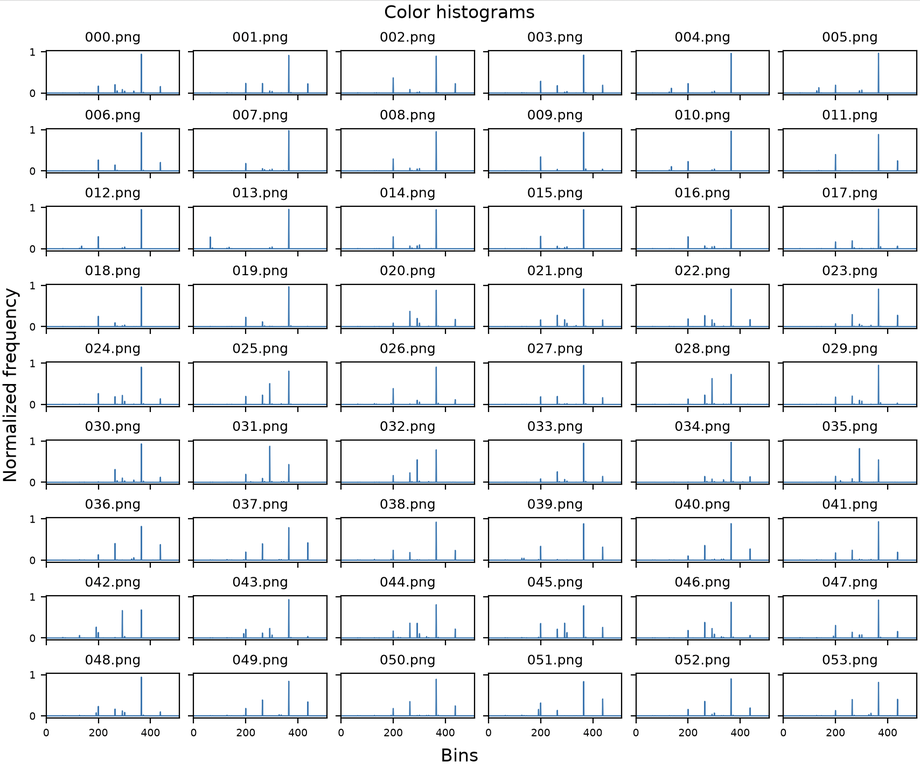
#> input picture image-1.png, 920 x 767 px, shrunk from 1708 x 1424 before the run; its folder holds only this picture in this run
$ python -i patch_features.py   (imports and definitions only)   (older library calls are emulated)
#> lines starting #> are read from the running program, lines starting #| are printed output that depends on the picture; after the words box and inside, x2 and y2 are one past the last pixel; in counts of white or black regions, pixels touching at a corner belong together
#> further down, picture is the input picture: shape (767, 920, 3); mean B, G, R 239.5, 238.3, 237
### CV/preprocessing/grayscale.py
import cv2
import numpy as np

def to_grayscale(image):
    if image.dtype != np.uint8 or image.ndim != 3 or image.shape[2] != 3 or image.size == 0:
        raise ValueError('Expected a nonempty 8-bit BGR image')

    return cv2.cvtColor(image, cv2.COLOR_BGR2GRAY)

### CV/preprocessing/gaussian_blur.py
import cv2

def apply_gaussian_blur(image, kernel_size=5):
#> called with kernel_size = 5
    if not isinstance(kernel_size, int) or kernel_size < 1 or kernel_size % 2 == 0:
        raise ValueError('Kernel size must be a positive odd integer')
    return cv2.GaussianBlur(image, (kernel_size, kernel_size), 0)

### CV/preprocessing/sobel_edge_bold.py
import cv2
import numpy as np


def apply_sobel_edge_bold(gray, strength=1.0):
#> called with strength = 1
    if gray.dtype != np.uint8 or gray.ndim != 2 or gray.size == 0:
        raise ValueError('Expected a nonempty 8-bit grayscale image')
    if not np.isfinite(strength) or not 0 <= strength <= 1:
        raise ValueError('Sobel strength must be between 0 and 1')

    gx = cv2.Sobel(gray, cv2.CV_32F, 1, 0, ksize=3, scale=0.25)
    gy = cv2.Sobel(gray, cv2.CV_32F, 0, 1, ksize=3, scale=0.25)
    edge_strength = np.clip(cv2.magnitude(gx, gy), 0, 255)
    kernel = cv2.getStructuringElement(cv2.MORPH_ELLIPSE, (5, 5))
    edge_strength = cv2.dilate(edge_strength, kernel, iterations=1)
    darkened = gray.astype(np.float32) - strength * edge_strength

    return np.rint(np.clip(darkened, 0, 255)).astype(np.uint8)
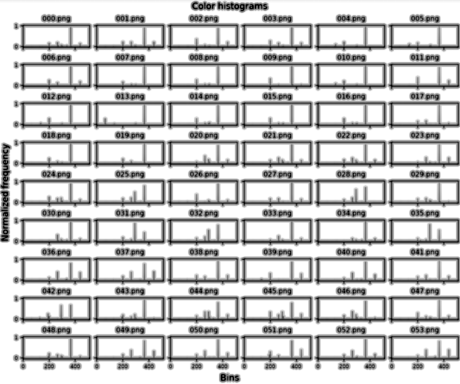
#> returned value: shape (767, 920) (shown at 1/2 size); min 0, max 255, mean 202.8

### CV/preprocessing/isodata.py
import numpy as np

def isodata_threshold(gray):
    if gray.dtype != np.uint8 or gray.ndim != 2 or gray.size == 0:
        raise ValueError("Expected a nonempty 8-bit grayscale image")

    histogram = np.bincount(gray.ravel(), minlength=256)
#> histogram = 256 values, max 317247 at index 255, min 80 at index 1, mean 2756.4
    intensities = np.arange(256)
    threshold = float(gray.mean())
#> threshold = 202.8

    for _ in range(256):
        lower = intensities <= threshold
        low_count = histogram[lower].sum()
        high_count = histogram[~lower].sum()
        if low_count == 0 or high_count == 0:
            break
        low_mean = np.dot(intensities[lower], histogram[lower]) / low_count
        high_mean = np.dot(intensities[~lower], histogram[~lower]) / high_count
        updated = float((low_mean + high_mean) / 2)
        if int(updated) == int(threshold):
            return updated
        threshold = updated
#> this loop made 4 passes
#> (low_count, high_count, low_mean, high_mean, updated, threshold) on passes 1 to 3: (271440, 434200, 126.7, 250.4, 188.6, 188.6), (246622, 459018, 119.9, 247.4, 183.6, 183.6), (236896, 468744, 117.2, 246.1, 181.6, 181.6)

    return threshold


def apply_isodata(gray, threshold_offset=0):
    if not np.isfinite(threshold_offset) or not -100 <= threshold_offset <= 100:
        raise ValueError('Threshold offset must be between -100 and 100')

    automatic_threshold = isodata_threshold(gray)
#> automatic_threshold = 181.1
    bright = gray > automatic_threshold
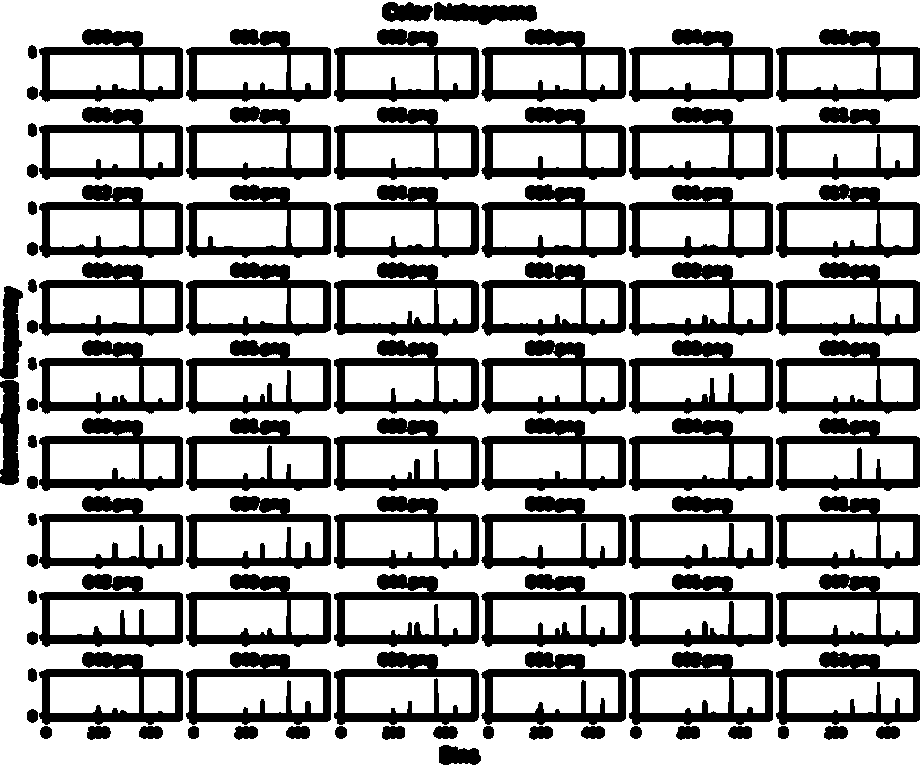
#> bright: shape (767, 920) bool; 66.8% white; 95 black regions, largest, box (x1, y1, x2, y2) and area: (629, 262, 773, 336) 4221, (629, 340, 773, 414) 4204, (629, 651, 773, 725) 4201
    border = np.concatenate((bright[0], bright[-1], bright[1:-1, 0], bright[1:-1, -1]))
    background_is_bright = np.count_nonzero(border) > border.size / 2
#> background_is_bright = True
    threshold = float(np.clip(automatic_threshold + threshold_offset, 0, 255))
#> threshold = 201.1
    bright = gray > threshold
#> bright: shape (767, 920) bool; 61.8% white; 57 black regions, largest, box (x1, y1, x2, y2) and area: (26, 651, 184, 740) 5772, (185, 651, 331, 740) 5579, (480, 651, 626, 740) 5567
    foreground = ~bright if background_is_bright else bright

    return foreground.astype(np.uint8) * 255, threshold

### CV/preprocessing/preprocessing.py
import argparse
from dataclasses import dataclass
from pathlib import Path

import cv2
import numpy as np

if __package__:
    from .inpainting import glare_threshold
    from .surrounding_color_fill import fill_surrounding_color
    from .boundary_blending import blend_glare_boundary
    from .helpers import get_image
    from .grayscale import to_grayscale
    from .sobel_edge_bold import apply_sobel_edge_bold
    from .gaussian_blur import apply_gaussian_blur
    from .isodata import apply_isodata
    from .morphological_cleanup import morphological_cleanup
    from .plate_mask import extract_plate_mask
    from .apply_mask import apply_plate_mask
    from .clahe import apply_clahe
    from .contrast import increase_contrast
else:
    from inpainting import glare_threshold
    from surrounding_color_fill import fill_surrounding_color
    from boundary_blending import blend_glare_boundary
    from helpers import get_image
    from grayscale import to_grayscale
    from sobel_edge_bold import apply_sobel_edge_bold
    from gaussian_blur import apply_gaussian_blur
    from isodata import apply_isodata
    from morphological_cleanup import morphological_cleanup
    from plate_mask import extract_plate_mask
    from apply_mask import apply_plate_mask
    from clahe import apply_clahe
    from contrast import increase_contrast


@dataclass
class PreprocessingResult:
    gray: np.ndarray
    blurred: np.ndarray
    edge_bold: np.ndarray
    threshold: float
    threshold_mask: np.ndarray
    cleaned_mask: np.ndarray
    plate_mask: np.ndarray
    plate: np.ndarray
    plate_gray: np.ndarray
    glare_mask: np.ndarray
    color_filled_plate: np.ndarray
    blended_plate: np.ndarray
    blurred_plate: np.ndarray
    clahe_plate: np.ndarray
    contrast_plate: np.ndarray
    final_plate: np.ndarray


@dataclass
class SegmentationResult:
    gray: np.ndarray
    blurred: np.ndarray
    edge_bold: np.ndarray
    threshold: float
    threshold_mask: np.ndarray
    cleaned_mask: np.ndarray
    plate_mask: np.ndarray
    plate: np.ndarray


def segment_plate(image, blur_size=5,
                  fill_holes=True, allow_border_touching=True,
                  sobel_strength=1.0, threshold_offset=20):
    """Run only through masking the original color plate."""
    if image.dtype != np.uint8 or image.ndim != 3 or image.shape[2] != 3 or image.size == 0:
        raise ValueError('Expected a nonempty 8-bit BGR image')

    gray = to_grayscale(image)
    blurred = apply_gaussian_blur(gray, blur_size)
    edge_bold = apply_sobel_edge_bold(blurred, sobel_strength)
    threshold_mask, threshold = apply_isodata(edge_bold, threshold_offset)
#> threshold = 201.1
    cleaned_mask = morphological_cleanup(threshold_mask, fill_holes=fill_holes)
    plate_mask = extract_plate_mask(cleaned_mask, fill_holes, allow_border_touching)
    plate = apply_plate_mask(image, plate_mask)
    return SegmentationResult(gray, blurred, edge_bold, threshold,
                              threshold_mask, cleaned_mask, plate_mask, plate)


def preprocess_plate(image, blur_size=5,
                     fill_holes=True, allow_border_touching=True, sobel_strength=1.0, threshold_offset=20,
                     glare_cutoff=220, surrounding_radius=5, run_glare_fill=True, blend_width=3, contrast_factor=1.5):

    segmented = segment_plate(image, blur_size, fill_holes,
                              allow_border_touching, sobel_strength, threshold_offset)
    gray, blurred, edge_bold = (segmented.gray,
                                           segmented.blurred, segmented.edge_bold)
    threshold, threshold_mask = segmented.threshold, segmented.threshold_mask
    cleaned_mask, plate_mask, plate = segmented.cleaned_mask, segmented.plate_mask, segmented.plate
    plate_gray = to_grayscale(plate)
    glare_mask = glare_threshold(plate_gray, plate_mask, glare_cutoff)
    color_filled_plate = (fill_surrounding_color(plate, glare_mask, plate_mask, surrounding_radius)
                          if run_glare_fill else plate.copy())
    blended_plate = blend_glare_boundary(plate, color_filled_plate, glare_mask, blend_width)
    blurred_plate = apply_gaussian_blur(to_grayscale(blended_plate), blur_size)
    blurred_plate[plate_mask == 0] = 0
    clahe_plate = apply_clahe(blurred_plate)
    clahe_plate[plate_mask == 0] = 0
    contrast_plate = increase_contrast(clahe_plate, contrast_factor)
    contrast_plate[plate_mask == 0] = 0
    # Retain repaired chroma so color and texture features share the same
    # fully processed input, rather than discarding LAB/HSV color information.
    color = cv2.cvtColor(blended_plate, cv2.COLOR_BGR2YCrCb)
    color[:, :, 0] = contrast_plate
    final_plate = cv2.cvtColor(color, cv2.COLOR_YCrCb2BGR)
    final_plate[plate_mask == 0] = 0

    return PreprocessingResult(gray, blurred, edge_bold, threshold, threshold_mask,
                               cleaned_mask, plate_mask, plate,
                               plate_gray, glare_mask, color_filled_plate, blended_plate,
                               blurred_plate, clahe_plate, contrast_plate, final_plate)


# [50 lines left out: function main, not called in this run]


# [2 lines that do not run on import are left out]

### CV/preprocessing/morphological_cleanup.py
import cv2
import numpy as np


def morphological_cleanup(mask, fill_holes=True):
#> called with fill_holes = True
    if mask.dtype != np.uint8 or mask.ndim != 2 or mask.size == 0:
        raise ValueError('Expected a nonempty 8-bit binary mask')
    if not np.all((mask == 0) | (mask == 255)):
        raise ValueError('Binary mask values must be 0 or 255')

    filled = mask.copy()

    if fill_holes:
        flooded = cv2.copyMakeBorder(mask, 1, 1, 1, 1, cv2.BORDER_CONSTANT, value=0)
#> flooded: shape (769, 922); 38% white; 57 white regions, largest, box (x1, y1, x2, y2) and area: (27, 652, 185, 741) 5772, (186, 652, 332, 741) 5579, (481, 652, 627, 741) 5567
        cv2.floodFill(flooded, None, (0, 0), 255)
#> flooded: shape (769, 922); 70.8% white; 172 black regions (28 under 20 px), largest, box (x1, y1, x2, y2) and area: (642, 367, 766, 402) 3851, (199, 367, 323, 402) 3846, (346, 601, 471, 635) 3747
        holes = cv2.bitwise_not(flooded[1:-1, 1:-1])
#> holes: shape (767, 920); 29.3% white; 172 white regions (28 under 20 px), largest, box (x1, y1, x2, y2) and area: (641, 366, 765, 401) 3851, (198, 366, 322, 401) 3846, (345, 600, 470, 634) 3747
        filled = cv2.bitwise_or(mask, holes)
#> filled: shape (767, 920); 67.6% white; 5 black regions (2 under 20 px), largest, box (x1, y1, x2, y2) and area: (0, 0, 920, 767) 228592, (0, 424, 4, 469) 132, (0, 388, 4, 413) 68

    kernel = cv2.getStructuringElement(cv2.MORPH_ELLIPSE, (9, 9))
    dilated = cv2.dilate(filled, kernel, iterations=1)
#> dilated: shape (767, 920); 80.7% white; 79 black regions (22 under 20 px), largest, box (x1, y1, x2, y2) and area: (0, 486, 437, 767) 23347, (0, 0, 384, 287) 23101, (458, 724, 920, 767) 14204

    return cv2.erode(dilated, kernel, iterations=1)
#> returned value: shape (767, 920); 70.9% white; 58 black regions, largest, box (x1, y1, x2, y2) and area: (0, 482, 441, 767) 28810, (0, 0, 393, 291) 27687, (401, 0, 920, 49) 17901

### CV/preprocessing/plate_mask.py
import cv2
import numpy as np


def extract_plate_mask(mask, fill_holes=True, allow_border_touching=False):
#> called with fill_holes = True, allow_border_touching = True
    count, labels, stats, _ = cv2.connectedComponentsWithStats(mask, connectivity=8)
#> count = 2; stats = [[0, 0, 920, 767, 205577], [0, 0, 920, 767, 500063]]
    border_labels = np.unique(np.concatenate((labels[0], labels[-1], labels[:, 0], labels[:, -1])))
#> border_labels = [0, 1]
    candidates = np.arange(1, count)
    if not allow_border_touching:
        candidates = np.setdiff1d(candidates, border_labels)
    if candidates.size == 0:
        return np.zeros(mask.shape, dtype=np.uint8)

    largest = candidates[np.argmax(stats[candidates, cv2.CC_STAT_AREA])]
#> largest = 1
    mask = (labels == largest).astype(np.uint8) * 255

    if fill_holes:
        flooded = cv2.copyMakeBorder(mask, 1, 1, 1, 1, cv2.BORDER_CONSTANT, value=0)
#> flooded: shape (769, 922); 70.5% white; 44 black regions, largest, box (x1, y1, x2, y2) and area: (0, 0, 922, 769) 105469, (108, 98, 237, 128) 2517, (550, 98, 679, 128) 2512
        cv2.floodFill(flooded, None, (0, 0), 255)
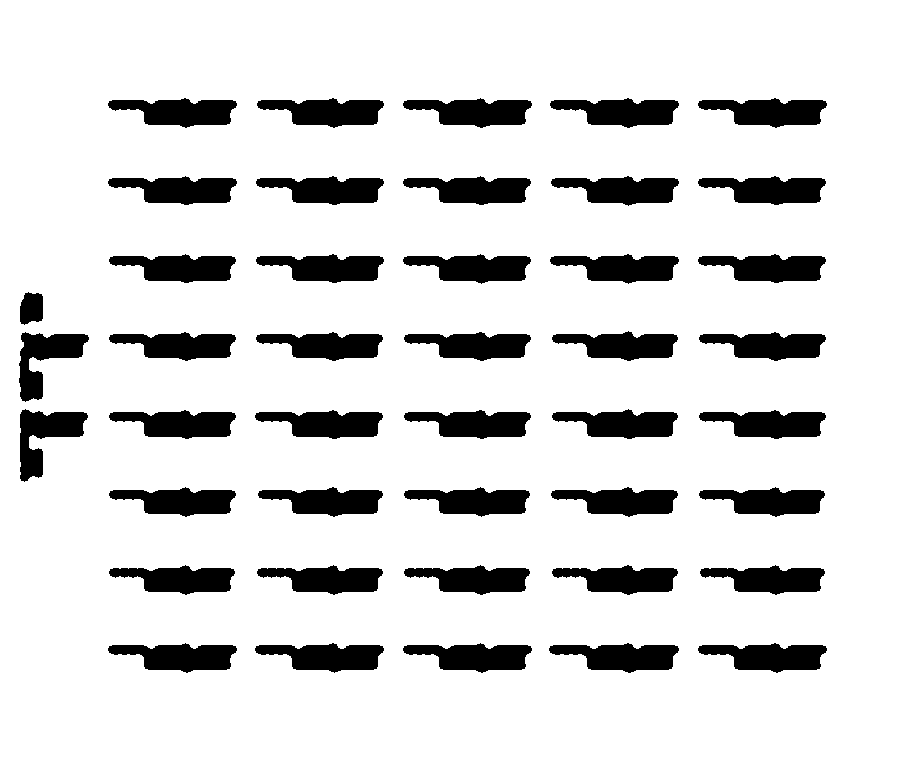
#> flooded: shape (769, 922); 85.4% white; 43 black regions, largest, box (x1, y1, x2, y2) and area: (108, 98, 237, 128) 2517, (550, 98, 679, 128) 2512, (549, 643, 679, 673) 2512
        holes = cv2.bitwise_not(flooded[1:-1, 1:-1])
#> holes: shape (767, 920); 14.7% white; 43 white regions, largest, box (x1, y1, x2, y2) and area: (107, 97, 236, 127) 2517, (549, 97, 678, 127) 2512, (548, 642, 678, 672) 2512
        mask = cv2.bitwise_or(mask, holes)

    kernel = cv2.getStructuringElement(cv2.MORPH_ELLIPSE, (3, 3))

    return cv2.erode(mask, kernel, iterations=3,
                     borderType=cv2.BORDER_CONSTANT, borderValue=0)
#> returned value: shape (767, 920); 83% white; 1 black region, box (x1, y1, x2, y2) and area: (0, 0, 920, 767) 120262

### CV/preprocessing/apply_mask.py
import cv2
import numpy as np

def apply_plate_mask(normalized_image, mask):
    if mask.dtype != np.uint8 or mask.ndim != 2 or mask.shape != normalized_image.shape[:2]:
        raise ValueError('Mask must be uint8 and match the image height and width')
    return cv2.bitwise_and(normalized_image, normalized_image, mask=mask)
#> returned value: shape (767, 920, 3)
#> in preprocess_plate, `threshold, threshold_mask = segmented.threshold, segmented.threshold_m..`: threshold = 201.1

### CV/preprocessing/inpainting.py
import cv2
import numpy as np

def glare_threshold(gray, plate_mask, threshold=220):
#> called with threshold = 220
    if gray.dtype != np.uint8 or gray.ndim != 2 or not gray.size:
        raise ValueError('Expected nonempty uint8 grayscale image')
    _validate_mask(plate_mask, gray.shape)
    if not np.isfinite(threshold) or not 0 <= threshold <= 255:
        raise ValueError('Glare threshold must be between 0 and 255')
    _, mask = cv2.threshold(gray, threshold, 255, cv2.THRESH_BINARY)
#> mask: shape (767, 920); 71.6% white; 350 black regions (54 under 20 px), largest, box (x1, y1, x2, y2) and area: (0, 0, 920, 767) 154951, (483, 595, 623, 646) 1187, (335, 595, 476, 646) 1185

    return cv2.bitwise_and(mask, plate_mask)


def _validate_mask(mask, shape):
    if mask.dtype != np.uint8 or mask.shape != shape or not np.isin(mask, [0, 255]).all():
        raise ValueError('Expected matching binary uint8 mask (0 or 255)')


# [38 lines left out: functions build_inpainting_mask, patch_based_inpainting, not called in this run]

### CV/preprocessing/surrounding_color_fill.py
import cv2
import numpy as np


def fill_surrounding_color(image, glare_mask, plate_mask, surrounding_radius=5):
#> called with surrounding_radius = 5
    if image.dtype != np.uint8 or image.ndim != 3 or image.shape[2] != 3 or not image.size:
        raise ValueError('Expected nonempty uint8 BGR image')
    for mask in (glare_mask, plate_mask):
        if mask.shape != image.shape[:2] or mask.dtype != np.uint8 or not np.isin(mask, [0, 255]).all():
            raise ValueError('Expected matching binary uint8 masks')
#> this loop made 2 passes
    if isinstance(surrounding_radius, bool) or not isinstance(surrounding_radius, int) or not 1 <= surrounding_radius <= 31:
        raise ValueError('Surrounding radius must be an integer between 1 and 31')

    selected = cv2.bitwise_and(glare_mask, plate_mask)
    count, labels, stats, _ = cv2.connectedComponentsWithStats(selected, connectivity=8)
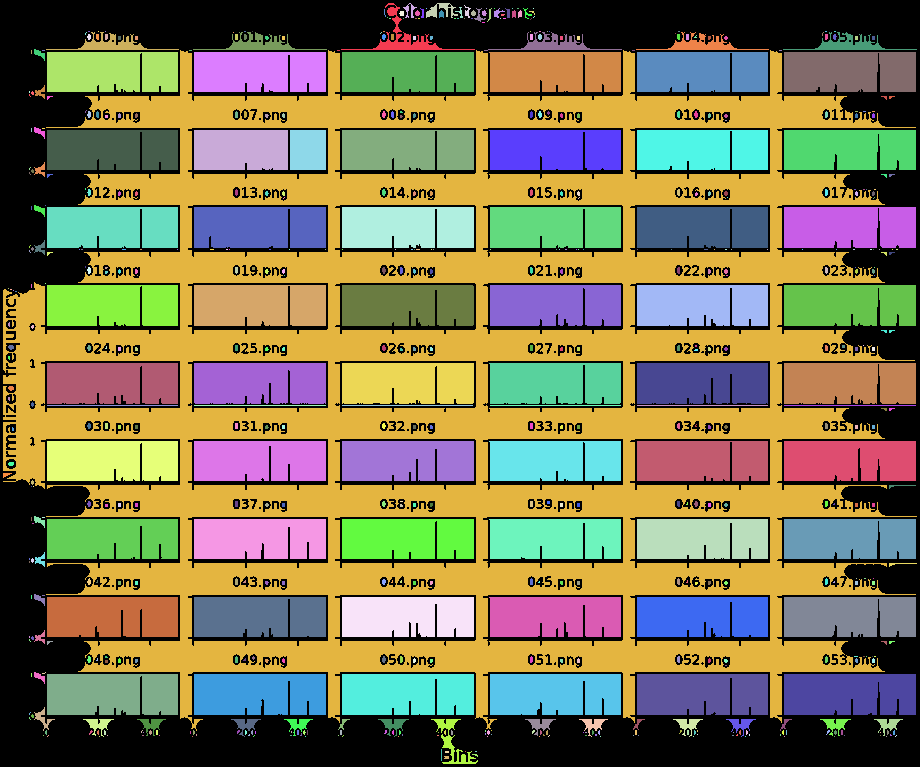
#> labels: shape (767, 920) int32; 614 distinct labels, from 0 to 613; one colour per label, 0 black
#> count = 614; stats = 614 rows, first 6: [0, 0, 920, 767, 200183], [341, 3, 134, 47, 893], [403, 3, 14, 15, 75], [426, 3, 32, 15, 211], [464, 5, 7, 13, 38], [455, 7, 8, 11, 27]
    donors = (plate_mask != 0) & (glare_mask == 0)
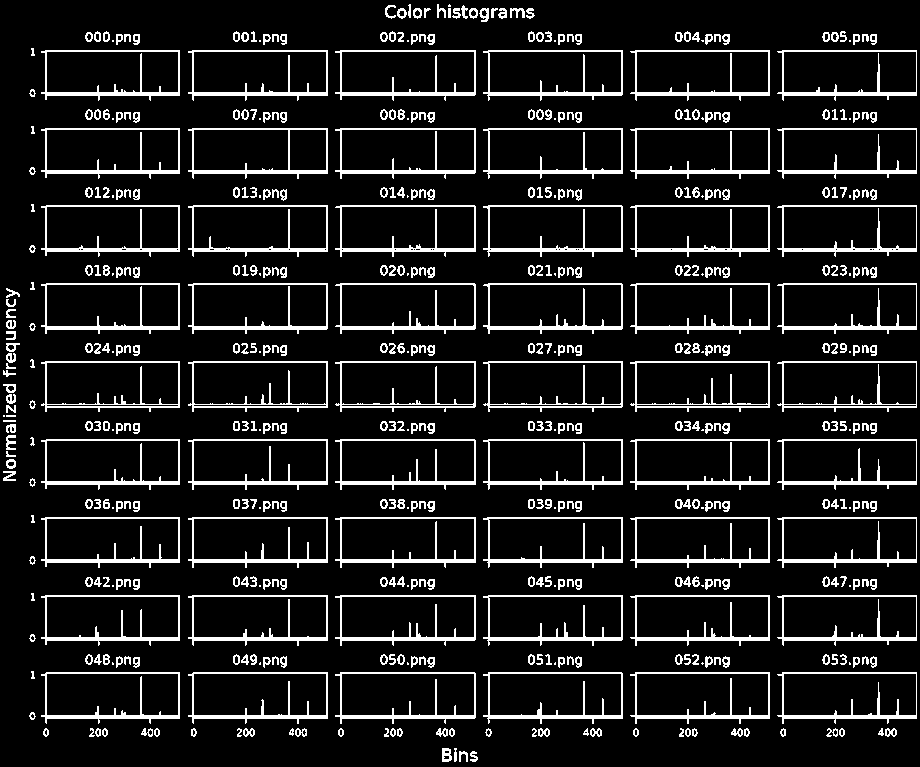
#> donors: shape (767, 920) bool; 11.3% white; 521 white regions (56 under 20 px), largest, box (x1, y1, x2, y2) and area: (483, 595, 623, 646) 1187, (335, 595, 476, 646) 1185, (188, 672, 328, 724) 1177
    result = image.copy()
    radius = surrounding_radius
    kernel = cv2.getStructuringElement(cv2.MORPH_ELLIPSE, (2 * radius + 1, 2 * radius + 1))

    for label in range(1, count):
        x, y, width, height, _ = stats[label]
        left, top = max(0, x - radius), max(0, y - radius)
        right, bottom = min(image.shape[1], x + width + radius), min(image.shape[0], y + height + radius)
        region = labels[top:bottom, left:right] == label
        ring = (cv2.dilate(region.astype(np.uint8), kernel) != 0) & donors[top:bottom, left:right]
        if ring.any():
            color = np.rint(np.median(image[top:bottom, left:right][ring], axis=0)).astype(np.uint8)
            result[top:bottom, left:right][region] = color
#> this loop made 613 passes
#> (x, y, width, height, left, top, right, bottom) on passes 1 to 8: (341, 3, 134, 47, 336, 0, 480, 55), (403, 3, 14, 15, 398, 0, 422, 23), (426, 3, 32, 15, 421, 0, 463, 23), (464, 5, 7, 13, 459, 0, 476, 23), (455, 7, 8, 11, 450, 2, 468, 23), (384, 9, 2, 8, 379, 4, 391, 22), (420, 8, 4, 10, 415, 3, 429, 23), (426, 8, 1, 1, 421, 3, 432, 14)
#> pass 2, in fill_surrounding_color, `region = labels[top:bottom, left:right] == label`:
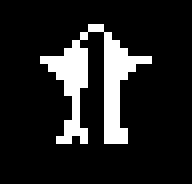
#> region: shape (23, 24) bool (shown 8 times larger); 13.6% white in thin lines or dots, all inside (x1, y1, x2, y2) = (5, 3, 19, 18)
#> (the rest of the program and of its run is left out)
